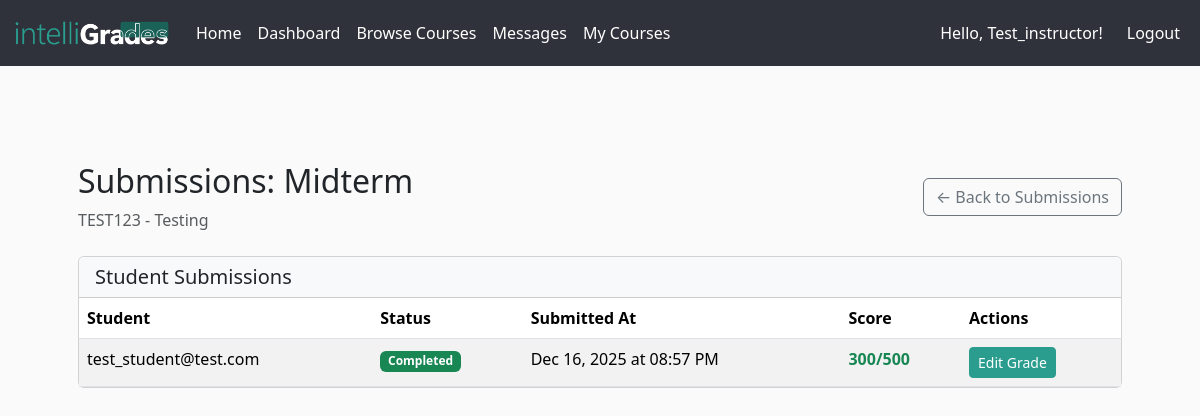
Before: /assignments/1/submissions (signed in) with the older database file.
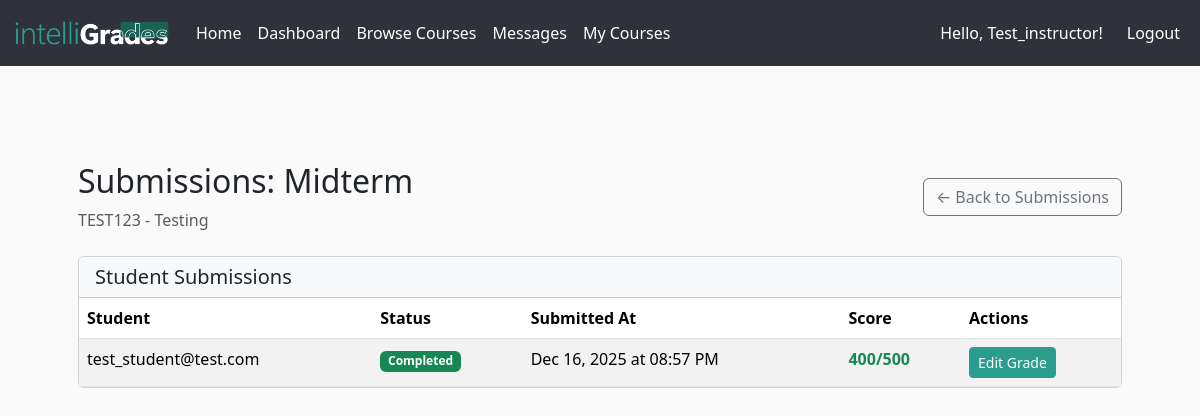
After: the same page with the newer database file.
### app/models.py (models this page shows, shortened)
class StudentAssignment(db.Model):
    __tablename__ = "student_assignments"
    STATUS_NOT_STARTED = "Not Started"
    STATUS_IN_PROGRESS = "In Progress"
    STATUS_COMPLETED = "Completed"
    id = db.Column(db.Integer, primary_key=True)
    user_id = db.Column(db.Integer, db.ForeignKey('users.id'), nullable=False)
    assignment_id = db.Column(db.Integer, db.ForeignKey('assignments.id'), nullable=False)
    status = db.Column(db.String(32), default=STATUS_NOT_STARTED, nullable=False)
    score = db.Column(db.Integer, nullable=True)  # Grade received (if graded)
    completed_at = db.Column(db.DateTime, nullable=True)
    updated_at = db.Column(db.DateTime, default=datetime.utcnow, onupdate=datetime.utcnow)
    user = db.relationship('User', backref='student_assignments')
    assignment = db.relationship('Assignment', back_populates='student_assignments')
    __table_args__ = (
        db.UniqueConstraint('user_id', 'assignment_id', name='unique_user_assignment'),
    )

class User(UserMixin, db.Model):
    __tablename__ = 'users'
    ROLE_STUDENT = "student"
    ROLE_PROFESSOR = "professor"
    ROLE_ADMIN = "admin"
    id = db.Column(db.Integer, primary_key=True)
    password_hash = db.Column(db.String(255), nullable=False)
    email = db.Column(db.String(100), unique=True, nullable=False)
    avatar_url = db.Column(db.String(400), nullable=True)
    role = db.Column(db.String(32), default=ROLE_STUDENT, nullable=False)
    created_at = db.Column(db.DateTime, default=datetime.utcnow, nullable=False)
    courses = db.relationship(
        "Course",
        secondary="enrollments",
        backref="students",
        lazy="dynamic",
    )
    @property
    def is_student(self):
        return self.role == self.ROLE_STUDENT
    @property
    def is_professor(self):
        return self.role == self.ROLE_PROFESSOR
    @property
    def is_admin(self):
        return self.role == self.ROLE_ADMIN

### app/assignments/routes.py (the view)
@assignments_bp.route('/<int:assignment_id>/submissions')
@login_required
@roles_required(User.ROLE_PROFESSOR, User.ROLE_ADMIN)
def assignment_submissions(assignment_id):
    assignment = Assignment.query.get_or_404(assignment_id)
    course = assignment.course
    if not (course.professor_id == current_user.id or current_user.is_admin):
        flash("You don't have access to view these submissions.", 'danger')
        return redirect(url_for('courses.course_dashboard', course_id=course.id))
    submissions = StudentAssignment.query.filter_by(
        assignment_id=assignment_id
    ).all()
    return render_template(
        'assignments/assignment_submissions.html',
        assignment=assignment,
        course=course,
        submissions=submissions
    )

### app/__init__.py (called while the page is built)
@create_app.context_processor
def inject_notifications():
    if current_user.is_authenticated:
        return {
            "notifications": [
                {"message": "You haven’t checked Week 3 notes."},
                {"message": "New message in CMPE 102 discussion board."}
            ]
        }
    return {"notifications": []}

@login_manager.user_loader
def load_user(user_id):
    return User.query.get(int(user_id))

### app/assignments/templates/assignments/assignment_submissions.html
{% extends "base.html" %} {% block body %}
<div class="container mt-5">
  <div class="d-flex justify-content-between align-items-center mb-4">
    <div>
      <h2>Submissions: {{ assignment.title }}</h2>
      <p class="text-muted mb-0">{{ course.code }} - {{ course.title }}</p>
    </div>
    <a
      href="{{ url_for('courses.course_dashboard', course_id=course.id, tab='submissions') }}"
      class="btn btn-outline-secondary"
    >
      ← Back to Submissions
    </a>
  </div>
  <div class="card">
    <div class="card-header bg-light">
      <h5 class="mb-0">Student Submissions</h5>
    </div>
    <div class="card-body p-0">
      {% if submissions %}
      <table class="table table-striped mb-0">
        <thead>
          <tr>
            <th>Student</th>
            <th>Status</th>
            <th>Submitted At</th>
            <th>Score</th>
            <th>Actions</th>
          </tr>
        </thead>
        <tbody>
          {% for submission in submissions %}
          <tr>
            <td>{{ submission.user.email }}</td>
            <td>
              {% if submission.status == 'Completed' %}
              <span class="badge bg-success">Completed</span>
              {% elif submission.status == 'In Progress' %}
              <span class="badge bg-warning text-dark">In Progress</span>
              {% else %}
              <span class="badge bg-secondary">Not Started</span>
              {% endif %}
            </td>
            <td>
              {% if submission.completed_at %}
              {{ submission.completed_at.strftime('%b %d, %Y at %I:%M %p') }}
              {% else %}
              -
              {% endif %}
            </td>
            <td>
              {% if submission.score is not none %}
              <span class="fw-bold text-success">{{ submission.score }}/{{ assignment.max_points }}</span>
              {% else %}
              <span class="text-muted">Not graded</span>
              {% endif %}
            </td>
            <td>
              {% if submission.status == 'Completed' %}
              <a
                href="{{ url_for('assignments.grade_submission', assignment_id=assignment.id, student_id=submission.user_id) }}"
                class="btn btn-sm btn-primary"
              >
                {% if submission.score is not none %}Edit Grade{% else %}Grade{% endif %}
              </a>
              {% else %}
              <span class="text-muted">Not submitted</span>
              {% endif %}
            </td>
          </tr>
          {% endfor %}
        </tbody>
      </table>
      {% else %}
      <div class="p-4 text-center text-muted">
        <p class="mb-0">No submissions for this assignment yet.</p>
      </div>
      {% endif %}
    </div>
  </div>
</div>
{% endblock %}

Changed rows visible on the page:
changed StudentAssignment "test_student@test.com": score "300" → "400"
